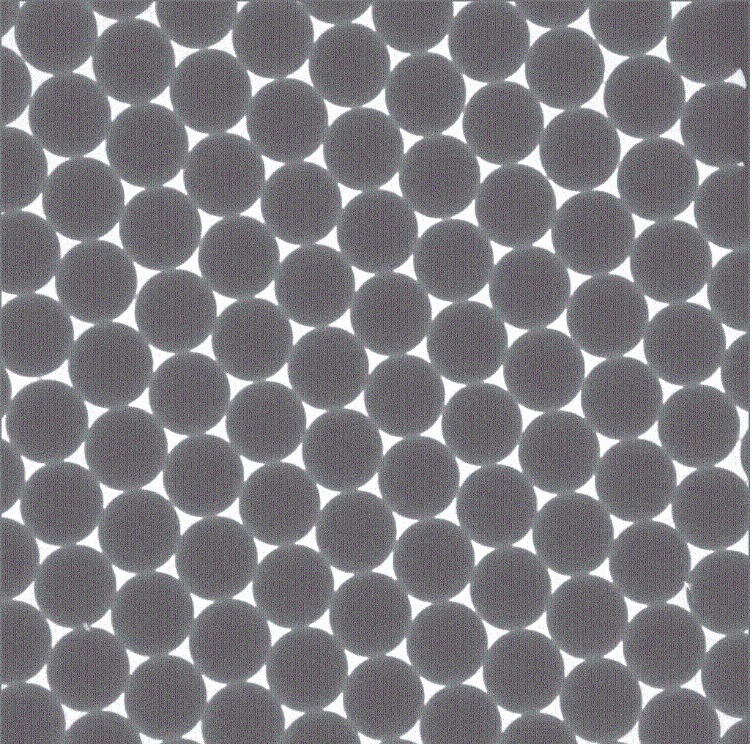
#> input picture circles01.jpg, 752 x 744 px, found by its file name
$ jupyter execute 'Журнал по вороному.ipynb'
#> lines starting #> are read from the running program, lines starting #| are printed output that depends on the picture
<a href="https://colab.research.google.com/github/KUZMA-HDT/LAB/blob/master/%D0%96%D1%83%D1%80%D0%BD%D0%B0%D0%BB%20%D0%BF%D0%BE%20%D0%B2%D0%BE%D1%80%D0%BE%D0%BD%D0%BE%D0%BC%D1%83.ipynb" target="_parent"></a>

Итак, нужен инструмент для анализа упаковок.
Один из них-диаграмма вороного и триангуляция делонэ.
Заручимся поддержкой ИИ и начнём со случайной генерации точек и созданию оных диаграмм на основании этих точек.

[cell 1]
import numpy as np
import matplotlib.pyplot as plt
from scipy.spatial import Voronoi, Delaunay

def generate_random_points(num_points, x_range, y_range):
    """Генерирует случайные точки в заданном диапазоне."""
    x = np.random.uniform(x_range[0], x_range[1], num_points)
    y = np.random.uniform(y_range[0], y_range[1], num_points)
    return np.column_stack((x, y))

def plot_points(points, ax):
    """Отображает точки на заданном axes."""
    ax.plot(points[:, 0], points[:, 1], 'ko', markersize=3)

def plot_voronoi(points, ax):
  """Строит диаграмму Вороного."""
  vor = Voronoi(points)
  for region in vor.regions:
    if not region or -1 in region:
      continue
    polygon = [vor.vertices[i] for i in region]
    ax.fill(*zip(*polygon), alpha=0.4, edgecolor = 'k')

def plot_delaunay(points, ax):
    """Строит триангуляцию Делоне."""
    tri = Delaunay(points)
    ax.triplot(points[:, 0], points[:, 1], tri.simplices, color='black')

if __name__ == "__main__":
    num_points = 50  # Количество точек
    x_range = [0, 10]  # Диапазон x
    y_range = [0, 10]  # Диапазон y

    points = generate_random_points(num_points, x_range, y_range)

    # Настройка subplot'ов
    fig, axs = plt.subplots(1, 3, figsize=(15, 5))

    # 1. Исходные точки
    axs[0].set_title("Случайные точки")
    plot_points(points, axs[0])
    axs[0].set_xlim(x_range)
    axs[0].set_ylim(y_range)
    axs[0].set_aspect('equal', adjustable='box')

    # 2. Диаграмма Вороного
    axs[1].set_title("Диаграмма Вороного")
    plot_voronoi(points, axs[1])
    plot_points(points, axs[1])
    axs[1].set_xlim(x_range)
    axs[1].set_ylim(y_range)
    axs[1].set_aspect('equal', adjustable='box')


    # 3. Триангуляция Делоне
    axs[2].set_title("Триангуляция Делоне")
    plot_delaunay(points, axs[2])
    plot_points(points, axs[2])
    axs[2].set_xlim(x_range)
    axs[2].set_ylim(y_range)
    axs[2].set_aspect('equal', adjustable='box')


    plt.tight_layout()
    plt.show()
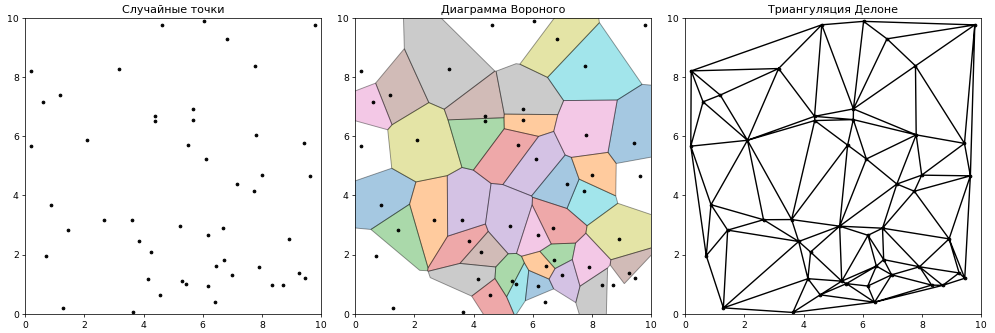
#> figure drawn by matplotlib, 3 panels

[cell 2]
import numpy as np
import matplotlib.pyplot as plt
from scipy.spatial import Voronoi
from matplotlib.colors import LinearSegmentedColormap
from matplotlib.patches import Polygon

def generate_random_points(num_points, x_range, y_range):
    """Генерирует случайные точки в заданном диапазоне."""
    x = np.random.uniform(x_range[0], x_range[1], num_points)
    y = np.random.uniform(y_range[0], y_range[1], num_points)
    return np.column_stack((x, y))

def calculate_polygon_area(vertices):
    """Вычисляет площадь многоугольника."""
    n = len(vertices)
    area = 0.0
    for i in range(n):
        x1, y1 = vertices[i]
        x2, y2 = vertices[(i + 1) % n]
        area += (x1 * y2 - x2 * y1)
    return abs(area) / 2.0

def plot_voronoi_with_area(points, ax):
    """Строит диаграмму Вороного и раскрашивает ячейки в зависимости от площади."""
    vor = Voronoi(points)
    areas = []

    for i, region_index in enumerate(vor.regions):
      if not region_index or -1 in region_index:
            continue
      region_vertices = [vor.vertices[vertex_index] for vertex_index in region_index]
      area = calculate_polygon_area(region_vertices)
      areas.append((i, area, region_vertices))

    # Normalize areas to a 0-1 range
    min_area = min(area for _, area, _ in areas)
    max_area = max(area for _, area, _ in areas)
    if max_area == min_area:
       normalized_areas = [0.5 for _, _, _ in areas] # Assign middle color if all areas are the same
    else:
        normalized_areas = [(area - min_area) / (max_area - min_area) for _, area, _ in areas]

    # Define a colormap from blue to red
    cmap = LinearSegmentedColormap.from_list('custom_cmap', ['blue', 'red'])

    # Plot voronoi cells and their numbers
    for (i, _, vertices), area, normalized_area in zip(areas, areas, normalized_areas):
      polygon = Polygon(vertices, closed=True, facecolor=cmap(normalized_area), edgecolor='k', alpha=0.5)
      ax.add_patch(polygon)

      # Calculate the center of polygon for text placement
      centroid_x = np.mean([v[0] for v in vertices])
      centroid_y = np.mean([v[1] for v in vertices])
      ax.text(centroid_x, centroid_y, str(i), ha='center', va='center', fontsize=8)

    # Print header for table
    print(f"{'Ячейка':<10} {'Площадь':<15} {'Цвет (RGB)':<25}")
    print("-" * 50)
    # Output area table with color representation
    for (i, area, _), normalized_area in zip(areas, normalized_areas):
         rgb_color = tuple(int(255 * x) for x in cmap(normalized_area)[:3])
         print(f"{i:<10} {area:<15.2f} {rgb_color}")

def plot_points(points, ax):
    """Отображает точки на заданном axes."""
    ax.plot(points[:, 0], points[:, 1], 'ko', markersize=2)

if __name__ == "__main__":
    num_points = 50
    x_range = [0, 10]
    y_range = [0, 10]

    points = generate_random_points(num_points, x_range, y_range)

    # Setup the plot
    fig, ax = plt.subplots(1, 1, figsize=(7, 7))
    ax.set_title("Диаграмма Вороного с площадями")

    plot_voronoi_with_area(points, ax)
    plot_points(points, ax) # Поместить точки поверх ячеек
    ax.set_xlim(x_range)
    ax.set_ylim(y_range)
    ax.set_aspect('equal', adjustable='box')

    plt.tight_layout()
    plt.show()
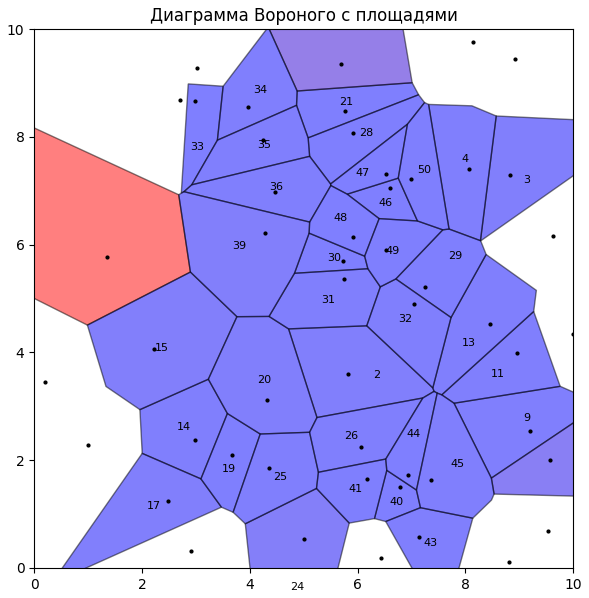
#> figure drawn by matplotlib, 1 panel

[cell 3]
import numpy as np
import matplotlib.pyplot as plt
from scipy.spatial import Voronoi
from matplotlib.colors import LinearSegmentedColormap
from matplotlib.patches import Polygon

def generate_random_points(num_points, x_range, y_range):
    """Генерирует случайные точки в заданном диапазоне."""
    x = np.random.uniform(x_range[0], x_range[1], num_points)
    y = np.random.uniform(y_range[0], y_range[1], num_points)
    return np.column_stack((x, y))

def calculate_polygon_area(vertices):
    """Вычисляет площадь многоугольника."""
    n = len(vertices)
    area = 0.0
    for i in range(n):
        x1, y1 = vertices[i]
        x2, y2 = vertices[(i + 1) % n]
        area += (x1 * y2 - x2 * y1)
    return abs(area) / 2.0

def plot_voronoi_with_area(points, ax):
    """Строит диаграмму Вороного и раскрашивает ячейки в зависимости от площади."""
    vor = Voronoi(points)
    areas = []

    for i, region_index in enumerate(vor.regions):
      if not region_index or -1 in region_index:
            continue
      region_vertices = [vor.vertices[vertex_index] for vertex_index in region_index]
      area = calculate_polygon_area(region_vertices)
      areas.append((i, area, region_vertices))

    # Normalize areas to a 0-1 range
    min_area = min(area for _, area, _ in areas)
    max_area = max(area for _, area, _ in areas)
    if max_area == min_area:
       normalized_areas = [0.5 for _, _, _ in areas] # Assign middle color if all areas are the same
    else:
        normalized_areas = [(area - min_area) / (max_area - min_area) for _, area, _ in areas]

    # Define a colormap from blue to red
    cmap = LinearSegmentedColormap.from_list('custom_cmap', ['blue', 'red'])

    # Plot voronoi cells and their numbers
    for (i, _, vertices), area, normalized_area in zip(areas, areas, normalized_areas):
      polygon = Polygon(vertices, closed=True, facecolor=cmap(normalized_area), edgecolor='k', alpha=0.5)
      ax.add_patch(polygon)

      # Calculate the center of polygon for text placement
      centroid_x = np.mean([v[0] for v in vertices])
      centroid_y = np.mean([v[1] for v in vertices])
      ax.text(centroid_x, centroid_y, str(i), ha='center', va='center', fontsize=10)

    # Print header for table
    print(f"{'Ячейка':<10} {'Площадь':<15} {'Цвет (RGB)':<25}")
    print("-" * 50)
    # Output area table with color representation
    for (i, area, _), normalized_area in zip(areas, normalized_areas):
         rgb_color = tuple(int(255 * x) for x in cmap(normalized_area)[:3])
         print(f"{i:<10} {area:<15.2f} {rgb_color}")

def plot_points(points, ax):
    """Отображает точки на заданном axes."""
    for i, (x, y) in enumerate(points):
        ax.plot(x, y, 'ko', markersize=4)
        ax.text(x + 0.1, y + 0.1, str(i), fontsize=8, ha='left', va='bottom')

if __name__ == "__main__":
    num_points = 50
    x_range = [0, 10]
    y_range = [0, 10]

    points = generate_random_points(num_points, x_range, y_range)

    # Setup the plot
    fig, ax = plt.subplots(1, 1, figsize=(12, 12), dpi=150) # increased figure size and dpi
    ax.set_title("Диаграмма Вороного с площадями", fontsize=14) # added fontsize
    ax.tick_params(axis='both', labelsize=10) # Set tick label size

    plot_voronoi_with_area(points, ax)
    plot_points(points, ax) # Поместить точки поверх ячеек
    ax.set_xlim(x_range)
    ax.set_ylim(y_range)
    ax.set_aspect('equal', adjustable='box')

    plt.tight_layout()
    plt.show()
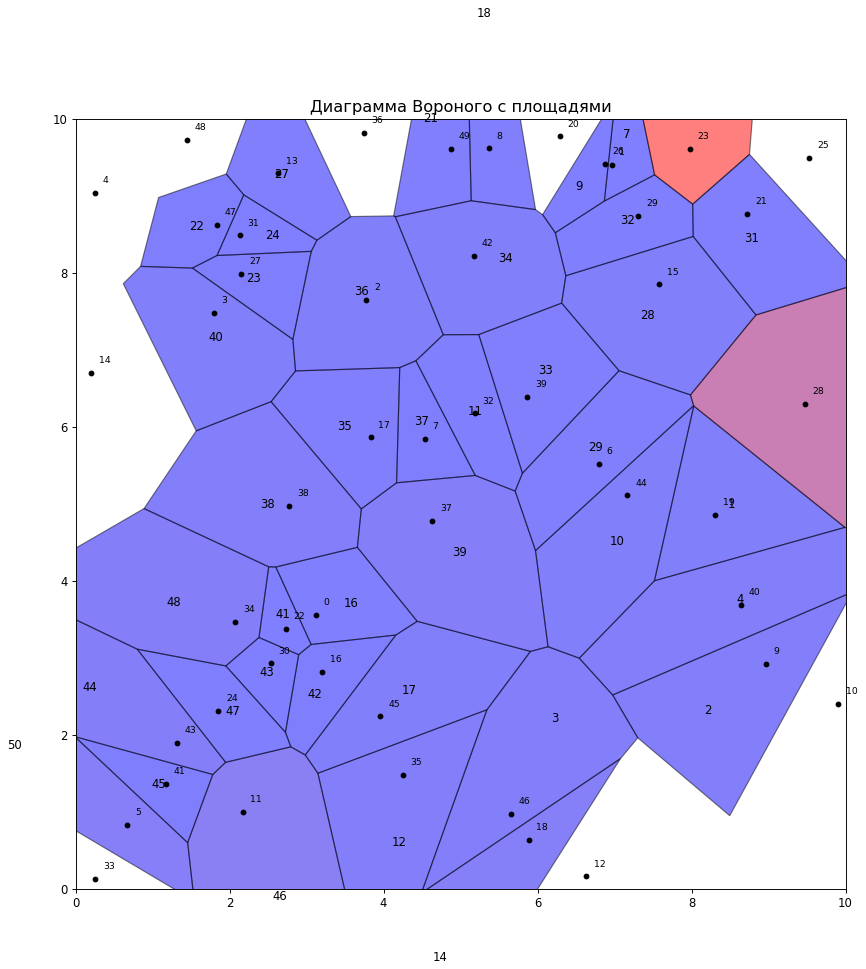
#> figure drawn by matplotlib, 1 panel

Теперь пытаемся поиграть с opencv

[cell 4]
import numpy as np
import matplotlib.pyplot as plt
from scipy.spatial import Voronoi
from matplotlib.colors import LinearSegmentedColormap
from matplotlib.patches import Polygon
import cv2
import tkinter as tk
from tkinter import filedialog

# [7 lines left out: function open_image_dialog, not called in this run]

def detect_circles_hough(image_path):
    """Обнаруживает круги на изображении с помощью преобразования Хафа."""
#> called with image_path = '/content/circles01.jpg'
    img = cv2.imread(image_path, cv2.IMREAD_GRAYSCALE)
    if img is None:
      print("Не удалось загрузить изображение.")
      return None

    # Размытие для уменьшения ложных срабатываний
    blurred = cv2.GaussianBlur(img, (5, 5), 0)

    # Преобразование Хафа
    circles = cv2.HoughCircles(blurred, cv2.HOUGH_GRADIENT, dp=1, minDist=20,
                               param1=50, param2=30, minRadius=10, maxRadius=50)
#> circles = 80 rows, first 8: [265.5, 421.5, 40.5], [69.5, 114.5, 41.6], [578.5, 148.5, 41.6], [202.5, 475.5, 40.5], [159.5, 227.5, 41.6], [125.5, 448.5, 41.6], [607.5, 315.5, 41.6], [146.5, 144.5, 41.6]

    if circles is not None:
      circles = np.round(circles[0, :]).astype("int")
#> circles = 80 rows, first 8: [266, 422, 40], [70, 114, 42], [578, 148, 42], [202, 476, 40], [160, 228, 42], [126, 448, 42], [608, 316, 42], [146, 144, 42]
      return circles
    else:
      return None

def calculate_polygon_area(vertices):
    """Вычисляет площадь многоугольника."""
    n = len(vertices)
    area = 0.0
    for i in range(n):
        x1, y1 = vertices[i]
        x2, y2 = vertices[(i + 1) % n]
        area += (x1 * y2 - x2 * y1)
    return abs(area) / 2.0

def plot_voronoi_with_area(points, ax, x_range, y_range, vor):
    """Строит диаграмму Вороного и раскрашивает ячейки в зависимости от площади."""
    areas = []

    for i, region_index in enumerate(vor.regions):
        if not region_index or -1 in region_index:
            continue
        region_vertices = [vor.vertices[vertex_index] for vertex_index in region_index]
        area = calculate_polygon_area(region_vertices)
        areas.append((i, area, region_vertices))

    # Normalize areas to a 0-1 range
    min_area = min(area for _, area, _ in areas)
    max_area = max(area for _, area, _ in areas)
    if max_area == min_area:
        normalized_areas = [0.5 for _, _, _ in areas]
    else:
        normalized_areas = [(area - min_area) / (max_area - min_area) for _, area, _ in areas]

    # Define a colormap from blue to red
    cmap = LinearSegmentedColormap.from_list('custom_cmap', ['blue', 'red'])

    # Plot voronoi cells and their numbers
    for (i, _, vertices), area, normalized_area in zip(areas, areas, normalized_areas):
      polygon = Polygon(vertices, closed=True, facecolor=cmap(normalized_area), edgecolor='k', alpha=0.5)
      ax.add_patch(polygon)

    # Print header for table
    print(f"{'Ячейка':<10} {'Площадь':<15} {'Цвет (RGB)':<25}")
    print("-" * 50)
    # Output area table with color representation
    for (i, area, _), normalized_area in zip(areas, normalized_areas):
        rgb_color = tuple(int(255 * x) for x in cmap(normalized_area)[:3])
        print(f"{i:<10} {area:<15.2f} {rgb_color}")

    return areas

def plot_points(points, ax, voronoi_structure, voronoi_areas):
  """Отображает точки с подписями"""
  for i, (x, y) in enumerate(points):

      region_index = voronoi_structure.point_region[i]

      if region_index != -1: # Skip points that are not part of Voronoi region

        area_index = None
        for idx, area in enumerate(voronoi_areas):
            if area[0] == region_index:
              area_index = idx
              break

        if area_index is not None:
            ax.plot(x, y, 'ko', markersize=1, alpha=0.7) # Уменьшаем точки и делаем их полупрозрачными

            # Place the text close to the points
            ax.text(x + 0.1, y + 0.1, str(voronoi_areas[area_index][0]), fontsize=8, ha='left', va='bottom')


if __name__ == "__main__":
    image_path = "/content/circles01.jpg"

    if image_path:
        circles = detect_circles_hough(image_path)

        if circles is not None:
            points = np.array([(x, y) for x, y, _ in circles])
#> points = 80 pairs, first value 32 to 728, second value 12 to 728

            if len(points) > 0:

                x_range = [np.min(points[:, 0]), np.max(points[:, 0])]
#> x_range = [32, 728]
                y_range = [np.min(points[:, 1]), np.max(points[:, 1])]
#> y_range = [12, 728]

                # Setup the plot
                fig, ax = plt.subplots(1, 1, figsize=(12, 12), dpi=150)
                ax.set_title("Диаграмма Вороного с площадями", fontsize=14)
                ax.tick_params(axis='both', labelsize=10)

                vor = Voronoi(points)
                areas = plot_voronoi_with_area(points, ax, x_range, y_range, vor)
#> areas = 71 items
                plot_points(points, ax, vor, areas)
#> the loop in plot_points, `for i, (x, y) in enumerate(points): ` made 80 passes
#> (x, y, region_index) on passes 1 to 8: (266, 422, 27), (70, 114, 11), (578, 148, 16), (202, 476, 25), (160, 228, 56), (126, 448, 7), (608, 316, 28), (146, 144, 40)

                ax.set_xlim(x_range[0]-20, x_range[1]+20)
                ax.set_ylim(y_range[0]-20, y_range[1]+20)
                ax.set_aspect('equal', adjustable='box')

                plt.tight_layout()
                plt.show()
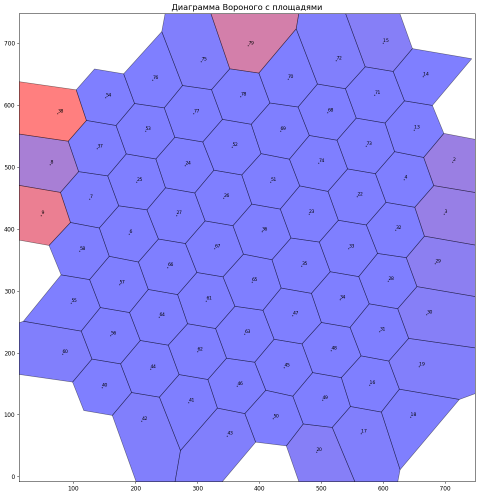
#> figure drawn by matplotlib, 1 panel
            else:
              print('Не удалось определить точки из окружностей')
        else:
            print("Не удалось обнаружить круги на изображении.")
    else:
        print("Изображение не выбрано.")

[cell 5]
import numpy as np
import matplotlib.pyplot as plt
from scipy.spatial import Voronoi
from matplotlib.colors import LinearSegmentedColormap
from matplotlib.patches import Polygon
import cv2
import tkinter as tk
from tkinter import filedialog

# [7 lines left out: function open_image_dialog, not called in this run]

def detect_circles_hough(image_path):
    """Обнаруживает круги на изображении с помощью преобразования Хафа."""
#> called with image_path = '/content/circles01.jpg'
    img = cv2.imread(image_path, cv2.IMREAD_GRAYSCALE)
    if img is None:
      print("Не удалось загрузить изображение.")
      return None

    # Размытие для уменьшения ложных срабатываний
    blurred = cv2.GaussianBlur(img, (5, 5), 0)

    # Преобразование Хафа
    circles = cv2.HoughCircles(blurred, cv2.HOUGH_GRADIENT, dp=1, minDist=20,
                               param1=50, param2=30, minRadius=10, maxRadius=50)
#> circles = 80 rows, first 8: [265.5, 421.5, 40.5], [69.5, 114.5, 41.6], [578.5, 148.5, 41.6], [202.5, 475.5, 40.5], [159.5, 227.5, 41.6], [125.5, 448.5, 41.6], [607.5, 315.5, 41.6], [146.5, 144.5, 41.6]

    if circles is not None:
      circles = np.round(circles[0, :]).astype("int")
#> circles = 80 rows, first 8: [266, 422, 40], [70, 114, 42], [578, 148, 42], [202, 476, 40], [160, 228, 42], [126, 448, 42], [608, 316, 42], [146, 144, 42]
      return circles
    else:
      return None

def calculate_polygon_area(vertices):
    """Вычисляет площадь многоугольника."""
    n = len(vertices)
    area = 0.0
    for i in range(n):
        x1, y1 = vertices[i]
        x2, y2 = vertices[(i + 1) % n]
        area += (x1 * y2 - x2 * y1)
    return abs(area) / 2.0

def plot_voronoi_with_area(points, ax, x_range, y_range, vor):
    """Строит диаграмму Вороного и раскрашивает ячейки в зависимости от площади."""
    areas = []

    for i, region_index in enumerate(vor.regions):
        if not region_index or -1 in region_index:
            continue
        region_vertices = [vor.vertices[vertex_index] for vertex_index in region_index]
        area = calculate_polygon_area(region_vertices)
        areas.append((i, area, region_vertices))

    # Normalize areas to a 0-1 range
    min_area = min(area for _, area, _ in areas)
    max_area = max(area for _, area, _ in areas)
    if max_area == min_area:
        normalized_areas = [0.5 for _, _, _ in areas]
    else:
        normalized_areas = [(area - min_area) / (max_area - min_area) for _, area, _ in areas]

    # Define a colormap from blue to red
    cmap = LinearSegmentedColormap.from_list('custom_cmap', ['blue', 'red'])

    # Plot voronoi cells and their numbers
    for (i, _, vertices), area, normalized_area in zip(areas, areas, normalized_areas):
      polygon = Polygon(vertices, closed=True, facecolor=cmap(normalized_area), edgecolor='k', alpha=0.5)
      ax.add_patch(polygon)

    # Print header for table
    print(f"{'Ячейка':<10} {'Площадь':<15} {'Цвет (RGB)':<25}")
    print("-" * 50)
    # Output area table with color representation
    for (i, area, _), normalized_area in zip(areas, normalized_areas):
        rgb_color = tuple(int(255 * x) for x in cmap(normalized_area)[:3])
        print(f"{i:<10} {area:<15.2f} {rgb_color}")

    return areas

def plot_points(points, ax, voronoi_structure, voronoi_areas):
  """Отображает точки с подписями"""
  for i, (x, y) in enumerate(points):

      region_index = voronoi_structure.point_region[i]

      if region_index != -1: # Skip points that are not part of Voronoi region

        area_index = None
        for idx, area in enumerate(voronoi_areas):
            if area[0] == region_index:
              area_index = idx
              break

        if area_index is not None:
            ax.plot(x, y, 'ko', markersize=1, alpha=0.7) # Уменьшаем точки и делаем их полупрозрачными

            # Place the text close to the points
            ax.text(x + 0.1, y + 0.1, str(voronoi_areas[area_index][0]), fontsize=8, ha='left', va='bottom')
#> this loop made 80 passes


if __name__ == "__main__":
    image_path = "/content/circles01.jpg"

    if image_path:
        circles = detect_circles_hough(image_path)

        if circles is not None:
            points = np.array([(x, y) for x, y, _ in circles])

            if len(points) > 0:

                x_range = [np.min(points[:, 0]), np.max(points[:, 0])]
                y_range = [np.min(points[:, 1]), np.max(points[:, 1])]

                # Setup the plot
                fig, ax = plt.subplots(1, 1, figsize=(12, 12), dpi=150)
                ax.set_title("Диаграмма Вороного с площадями", fontsize=14)
                ax.tick_params(axis='both', labelsize=10)

                vor = Voronoi(points)
                areas = plot_voronoi_with_area(points, ax, x_range, y_range, vor)
                plot_points(points, ax, vor, areas)

                ax.set_xlim(x_range[0]-20, x_range[1]+20)
                ax.set_ylim(y_range[0]-20, y_range[1]+20)
                ax.set_aspect('equal', adjustable='box')

                plt.tight_layout()
                plt.show()
            else:
              print('Не удалось определить точки из окружностей')
        else:
            print("Не удалось обнаружить круги на изображении.")
    else:
        print("Изображение не выбрано.")
